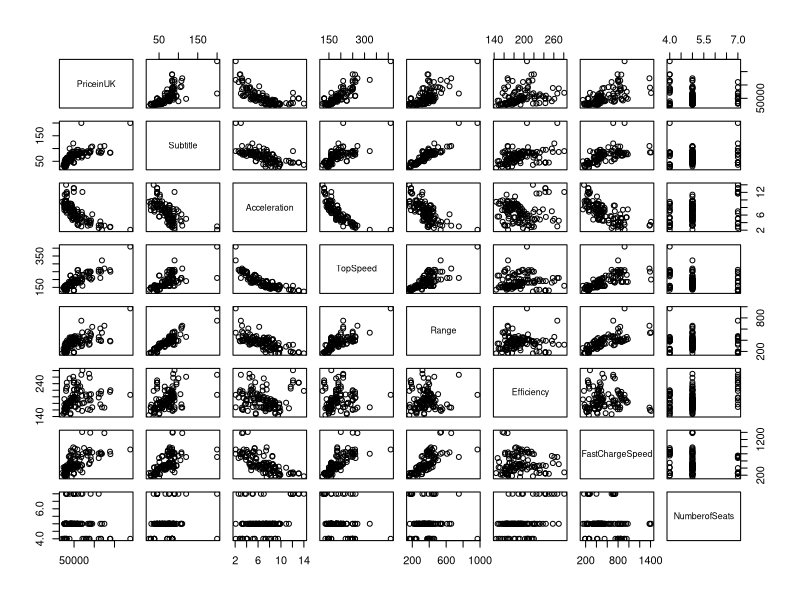
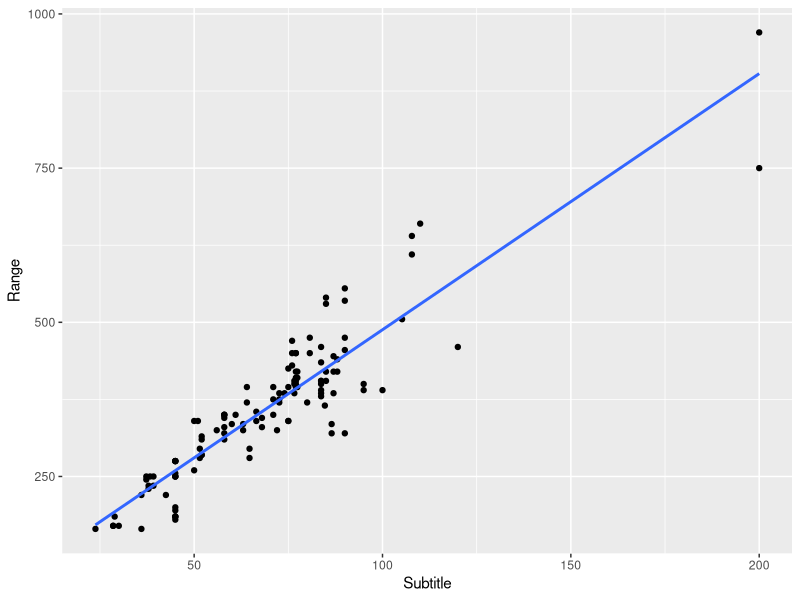
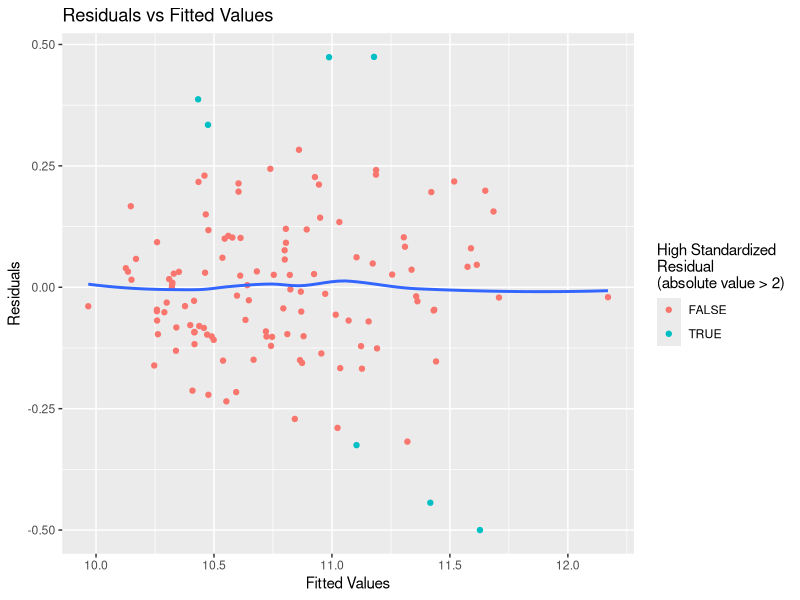
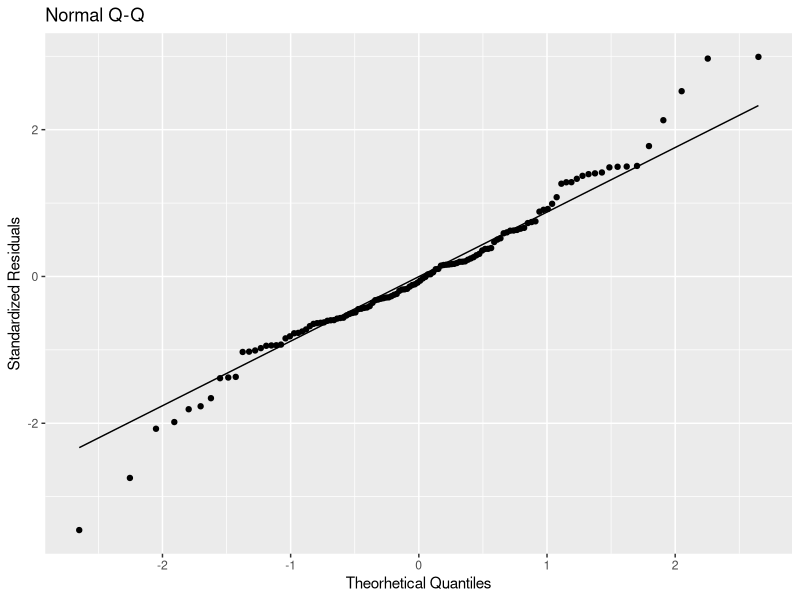
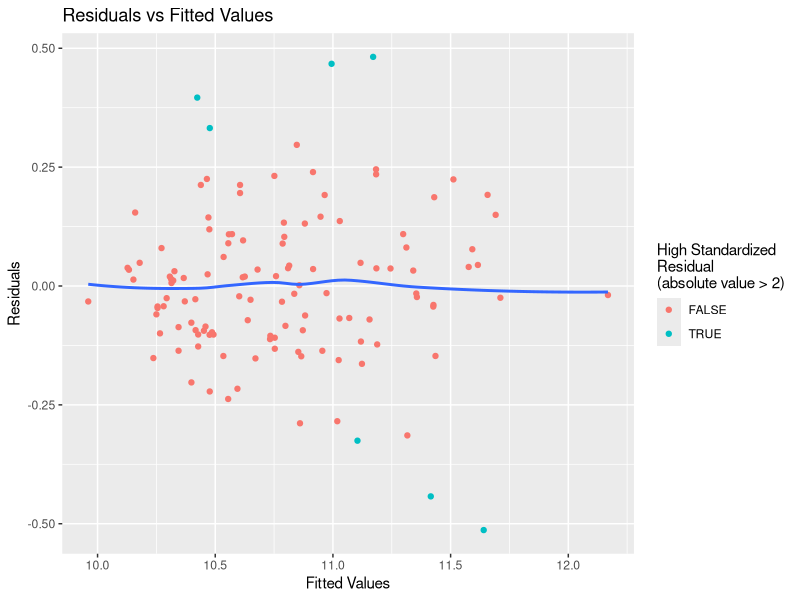
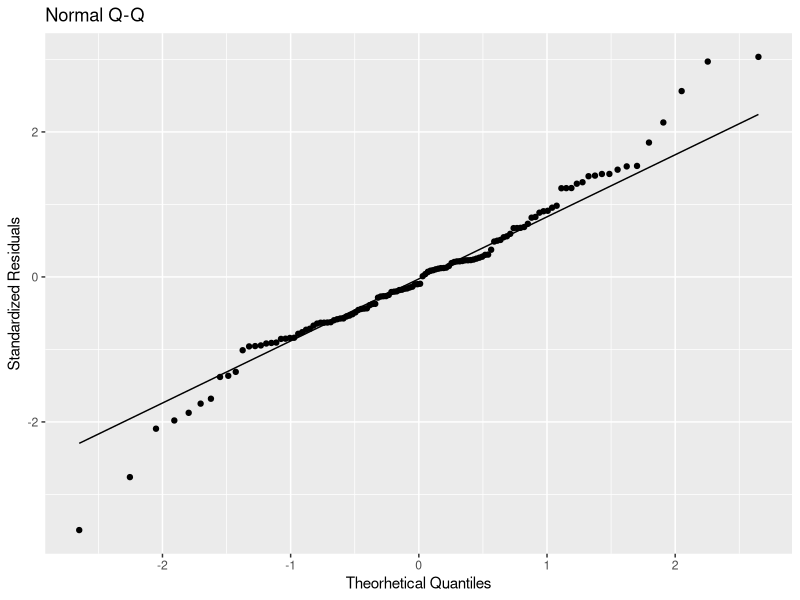

The R script that drew these images, in order:
## ---- chunk 1
knitr::opts_chunk$set(echo = TRUE)
## ---- chunk 2
library(dplyr)
library(knitr)
library(ggplot2)
library(magrittr)
library(tidyr)
data <- read.csv("Dataset/cleaned_data.csv") %>%
  drop_na

numeric_data <- data %>%
  select_if(is.numeric) %>%
  select(-"PriceinGermany")

numeric_data %>% cor

pairs(
  PriceinUK ~ .,
  numeric_data
)
## ---- chunk 3
ggplot(data, aes(Subtitle, Range)) +
  geom_point() +
  geom_smooth(method = "lm", formula = y ~ x, se = F)
## ---- chunk 4
full_model <- (
  log(PriceinUK) ~
    log(Subtitle) +
    poly(Acceleration, 2, raw = T) +
    poly(TopSpeed, 2, raw = T) +
    log(Efficiency) +
    log(FastChargeSpeed) +
    Drive +
    NumberofSeats
) %>%
  lm(data)

full_model %>%
  summary

full_std_residuals <- full_model %>%
  rstandard

ggplot(
  mapping = aes(
    x = full_model$fitted.values,
    y = full_model$residuals,
    title
  )
) +
  geom_point(aes(color = full_std_residuals %>% abs > 2)) +
  geom_smooth(se = F) +
  labs(
    x = "Fitted Values",
    y = "Residuals",
    color = "High Standardized\nResidual\n(absolute value > 2)",
    title = "Residuals vs Fitted Values"
  )

ggplot(mapping = aes(sample = full_std_residuals)) +
  geom_qq() +
  geom_qq_line() +
  labs(
    x = "Theorhetical Quantiles",
    y = "Standardized Residuals",
    title = "Normal Q-Q"
  )
## ---- chunk 5
reduced_model <- full_model %>%
  step(
    trace = 0,
    k = data %>% nrow %>% log
  )

reduced_model %>%
  summary
## ---- chunk 6
anova(reduced_model, full_model)
## ---- chunk 7
reduced_std_residuals <- reduced_model %>%
  rstandard

ggplot(
  mapping = aes(
    x = reduced_model$fitted.values,
    y = reduced_model$residuals,
    title
  )
) +
  geom_point(aes(color = reduced_std_residuals %>% abs > 2)) +
  geom_smooth(se = F) +
  labs(
    x = "Fitted Values",
    y = "Residuals",
    color = "High Standardized\nResidual\n(absolute value > 2)",
    title = "Residuals vs Fitted Values"
  )

ggplot(mapping = aes(sample = reduced_std_residuals)) +
  geom_qq() +
  geom_qq_line() +
  labs(
    x = "Theorhetical Quantiles",
    y = "Standardized Residuals",
    title = "Normal Q-Q"
  )
## ---- chunk 8
reduced_std_residuals %>% shapiro.test
## ---- chunk 9
reduced_model %>% (lmtest::bptest)
## ---- chunk 10
reduced_leverage <- reduced_model %>% hatvalues
data %>%
  subset(
    abs(reduced_leverage) > 2 * mean(reduced_leverage),
    c("Name", "PriceinUK")
  ) %>%
  kable
## ---- chunk 11
data %>%
  subset(
    abs(reduced_std_residuals) > 2,
    c("Name", "PriceinUK")
  ) %>%
  kable
